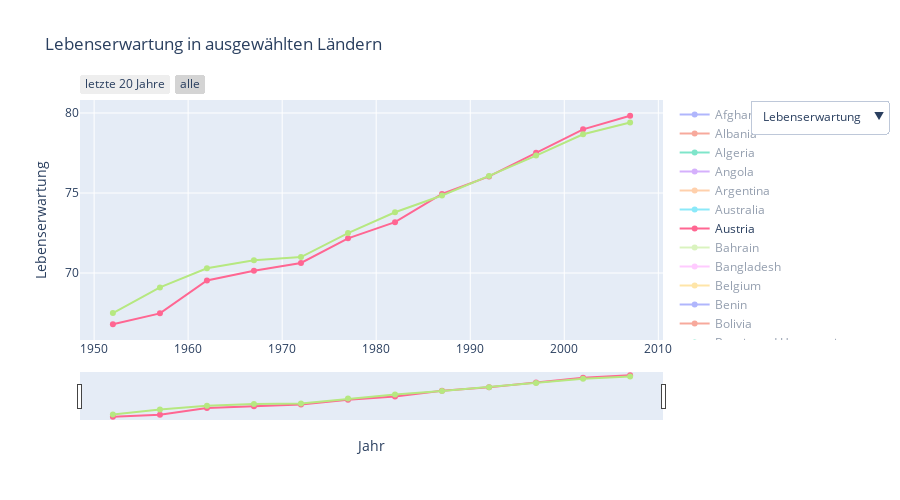

The code cell stored with this chart in its notebook:
### Code cell
import pandas as pd
import plotly.graph_objects as go
from gapminder import gapminder

# ----------------------------
# Daten laden & vorbereiten
# ----------------------------
df = gapminder.copy()
df["year_date"] = pd.to_datetime(df["year"], format="%Y")

countries = sorted(df["country"].unique())

# Variablen, die per Dropdown gewählt werden können
metrics = {
    "lifeExp": "Lebenserwartung",
    "gdpPercap": "BIP pro Kopf",
    "pop": "Bevölkerung"
}

start_metric = "lifeExp"
default_countries = ["Germany", "Austria"]

# ----------------------------
# Daten pro Land & Variable vorbereiten
# ----------------------------
x_data = []  # Jahresachsen pro Land
data_per_metric = {m: [] for m in metrics.keys()}  # y-Daten pro Variable & Land

for country in countries:
    df_c = df[df["country"] == country].sort_values("year")
    x_data.append(df_c["year_date"])
    for m in metrics.keys():
        data_per_metric[m].append(df_c[m])

# ----------------------------
# Figure initialisieren – ein Trace pro Land
# ----------------------------
fig = go.Figure()

for i, country in enumerate(countries):
    # Nur Germany & Austria initial einblenden, Rest über Legende wählbar
    visible_state = True if country in default_countries else "legendonly"
    fig.add_trace(
        go.Scatter(
            x=x_data[i],
            y=data_per_metric[start_metric][i],
            mode="lines+markers",
            name=country,
            visible=visible_state,
            hovertemplate=(
                "Land: " + country +
                "<br>Jahr: %{x|%Y}" +
                "<br>Wert: %{y:.2f}<extra></extra>"
            )
        )
    )

# ----------------------------
# Dropdown-Menü für Variable
# ----------------------------
metric_buttons = []
for metric_key, metric_label in metrics.items():
    metric_buttons.append(
        dict(
            label=metric_label,
            method="update",
            args=[
                # y-Daten aller Traces auf die gewählte Variable setzen
                {"y": data_per_metric[metric_key]},
                # Achsentitel & Plot-Titel anpassen
                {
                    "yaxis": {"title": metric_label},
                    "title": f"{metric_label} in ausgewählten Ländern"
                }
            ]
        )
    )

# ----------------------------
# Layout + Slider + Selector
# ----------------------------
fig.update_layout(
    title=f"{metrics[start_metric]} in ausgewählten Ländern",
    xaxis=dict(
        rangeselector=dict(
            buttons=list([
                dict(
                    count=20,
                    label="letzte 20 Jahre",
                    step="year",
                    stepmode="backward"
                ),
                dict(step="all", label="alle")
            ])
        ),
        rangeslider=dict(visible=True),
        type="date",
        title="Jahr"
    ),
    yaxis=dict(
        title=metrics[start_metric]
    ),
    updatemenus=[
        dict(
            type="dropdown",
            buttons=metric_buttons,
            x=1.15,
            y=1.0,
            xanchor="left",
            yanchor="top",
            showactive=True
        )
    ],
    height=500
)

fig.show()
